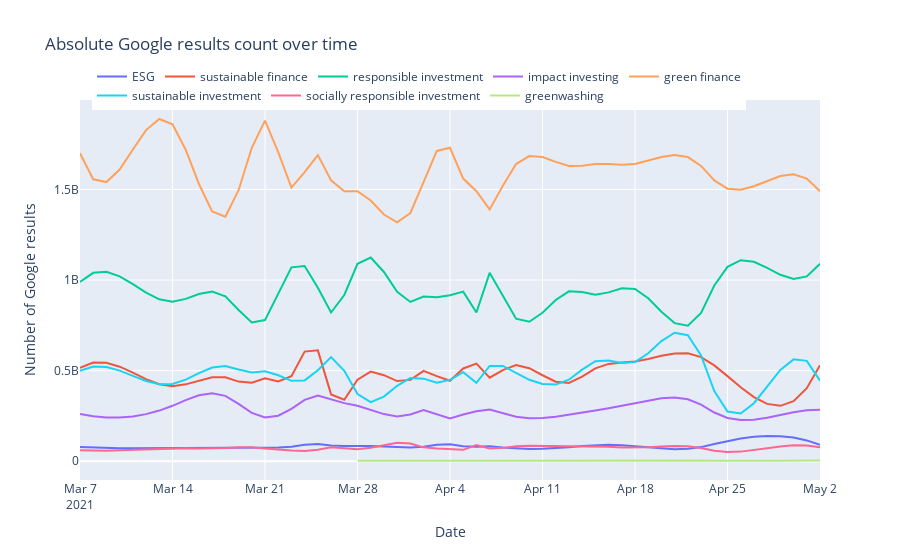
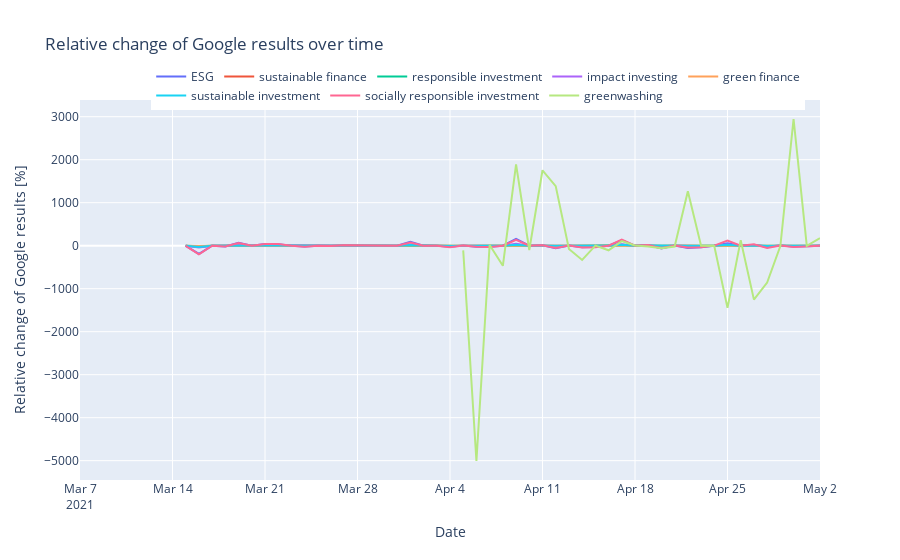
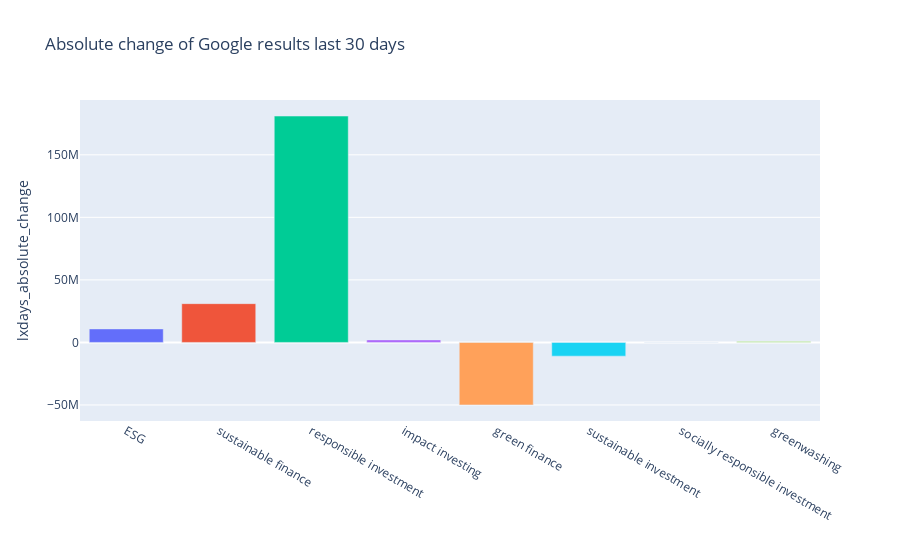
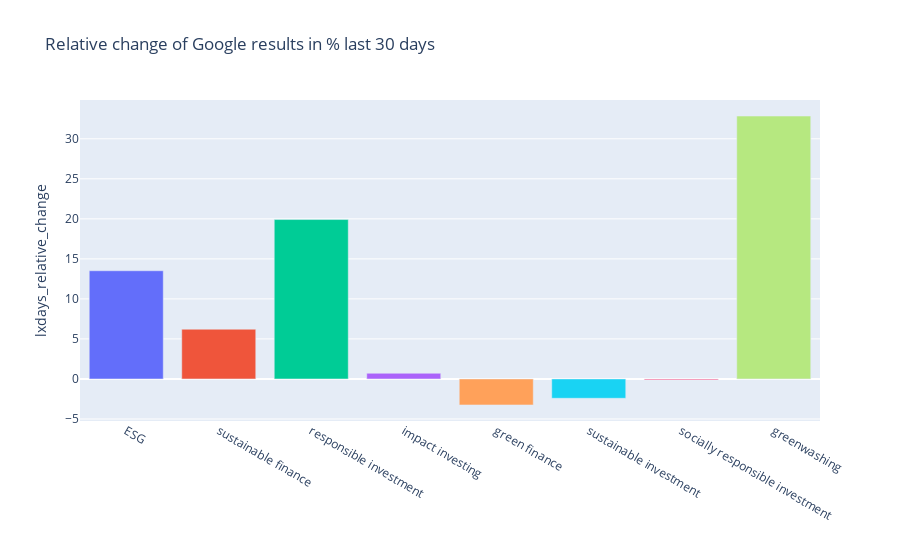

Write notebook code for charts like these, in order.
### Markdown cell above
### Plot

### Code cell
import plotly.express as px
import plotly.graph_objects as go
import chart_studio.plotly as py

fig = px.line(df, x="query_timestamp", y="results_count", color="keyword", 
              title='Absolute Google results count over time', 
             labels={
                     "query_timestamp": "Date",
                     "results_count": "Number of Google results",
                     "keyword": ""
                 },)
# update legend
fig.update_layout(legend=dict(
    orientation="h",
    yanchor="top",
    y=1.1,
    xanchor="right", 
    x=0.9
))
fig.show()

# -------------
fig = px.line(df, x="query_timestamp", y="result_count_relative_change", color="keyword", 
             title='Relative change of Google results over time', 
            labels={
                     "query_timestamp": "Date",
                     "result_count_relative_change": "Relative change of Google results [%]",
                     "keyword": ""
                 },)
# update legend
fig.update_layout(legend=dict(
    orientation="h",
    yanchor="top",
    y=1.1,
    xanchor="right", 
    x=.98
))
fig.show()

# ------------
fig_abs_overall_change = px.bar(df_lxdays, x="keyword", y="lxdays_absolute_change", color="keyword", 
             title=f'Absolute change of Google results last {last_x_days} days', 
            labels={
                     "overall_absolute_change": "+/- of Google results",
                     "keyword": ""
                 },)
fig_abs_overall_change.update_layout(showlegend=False)
fig_abs_overall_change.show()

fig_rel_overall_change = px.bar(df_lxdays, x="keyword", y="lxdays_relative_change", color="keyword", 
             title=f'Relative change of Google results in % last {last_x_days} days', 
            labels={
                     "overall_relative_change": "% change of Google results",
                     "keyword": ""
                 },)
fig_rel_overall_change.update_layout(showlegend=False)
fig_rel_overall_change.show()
